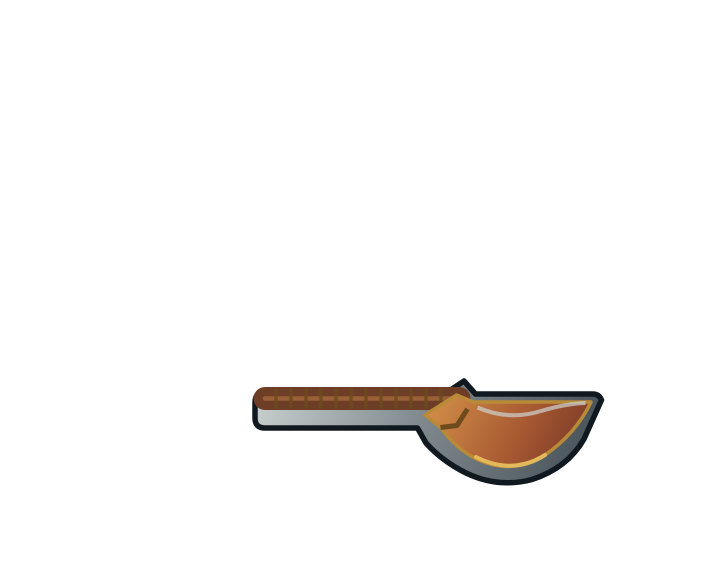
#> input picture assets/player/thread-spool-bearer/half-bell-cleaver.png, 1402 x 1122 px (shown at 1/2 size)
$ python -i complete_master_review.py   (imports and definitions only)
#> lines starting #> are read from the running program, lines starting #| are printed output that depends on the picture
#> further down, picture is the input picture: PIL image 1402x1122 RGBA; mean R, G, B, A 6.9, 5.2, 4, 13.9
from __future__ import annotations

import argparse
import json
import time
from pathlib import Path

from PIL import Image, ImageDraw, ImageFont

from complete_master_a2_contract import (
    A2_DRESSED_STACK,
    A2_GATE_ORDER,
    ensure_a2_review_state,
)
from complete_master_body import BODY_PART_IDS, BODY_STACK
from complete_master_contract import OVERLAY_PART_IDS, PART_IDS, sha256_file
from complete_master_lantern_tether import TETHER_CONNECTIONS


CANVAS = (1402, 1122)
FINAL_REVIEW_NAMES = (
    "master-uncovered",
    "master-dressed",
    "master-back-detail",
    "master-all-parts",
    "master-dressed-96px",
)
FINAL_REVIEW_GATES = {
    "dressedMaster": [
        "master-uncovered",
        "master-dressed",
        "master-back-detail",
        "master-all-parts",
    ],
    "smallScale": ["master-dressed-96px"],
    "animationReady": ["master-back-detail"],
}

A2_STRUCTURE_REVIEW_NAMES = (
    "a2-structure-uncovered",
    "a2-structure-mounted",
    "a2-shoulder-detail",
    "a2-all-parts",
)
A2_DRESSED_REVIEW_NAMES = (
    "a2-dressed",
    "a2-dressed-back-detail",
    "a2-dressed-layers",
)
A2_REVIEW_GATES = {
    "a2Structure": list(A2_STRUCTURE_REVIEW_NAMES),
    "a2DressedMaster": list(A2_DRESSED_REVIEW_NAMES),
    "a2Readiness": ["a2-dressed-96px", "a2-animation-space"],
}

DRESSED_STACK = A2_DRESSED_STACK

A2_STRUCTURE_STACK = tuple(
    part_id
    for part_id in A2_DRESSED_STACK
    if part_id
    not in {
        "half-bell-cleaver",
        "left-grip-overlay",
        "right-grip-overlay",
        "tether-back-connector",
        "tether-energy-middle",
        "tether-lantern-connector",
        "lantern-housing",
        "lantern-glow",
    }
)


# [41 lines left out: functions build_stack, _read, compose_master, _compose_stack, not called in this run]


def _blank_review() -> Image.Image:
    image = Image.new("RGBA", CANVAS, (0, 0, 0, 0))
    draw = ImageDraw.Draw(image)
    draw.rounded_rectangle((22, 22, 1379, 1099), radius=28, fill=(11, 16, 24, 255))
    draw.rounded_rectangle((46, 46, 1355, 1075), radius=20, fill=(17, 26, 38, 255), outline=(52, 70, 90, 255), width=3)
    return image


# [26 lines left out: functions _present_master, build_contact_sheet, not called in this run]


def build_small_scale_review(image: Image.Image, body_height: int = 96) -> Image.Image:
#> called with body_height = 96
    if body_height <= 0:
        raise ValueError("body_height must be positive")
    source_box = image.getchannel("A").getbbox()
#> source_box = (504, 756, 1209, 971)
    if source_box is None:
        raise ValueError("dressed master is empty")
    subject = image.crop(source_box)
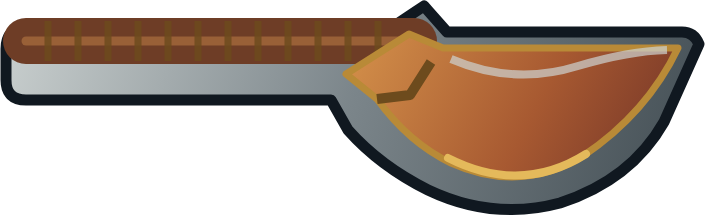
#> subject: PIL image 705x215 RGBA; mean R, G, B, A 71.5, 53.9, 41.2, 144.7; transparent parts drawn white
    width = max(1, round(subject.width * body_height / subject.height))
#> width = 315
    small = subject.resize((width, body_height), Image.Resampling.LANCZOS)
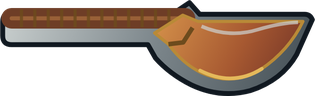
#> small: PIL image 315x96 RGBA; mean R, G, B, A 72.4, 54.4, 41.6, 144.7; transparent parts drawn white
    zoom = small.resize((small.width * 5, small.height * 5), Image.Resampling.NEAREST)
    review = _blank_review()
#> in _blank_review, `image = Image.new("RGBA", CANVAS, (0, 0, 0, 0))`: image: PIL image 1402x1122 RGBA; every value is 0
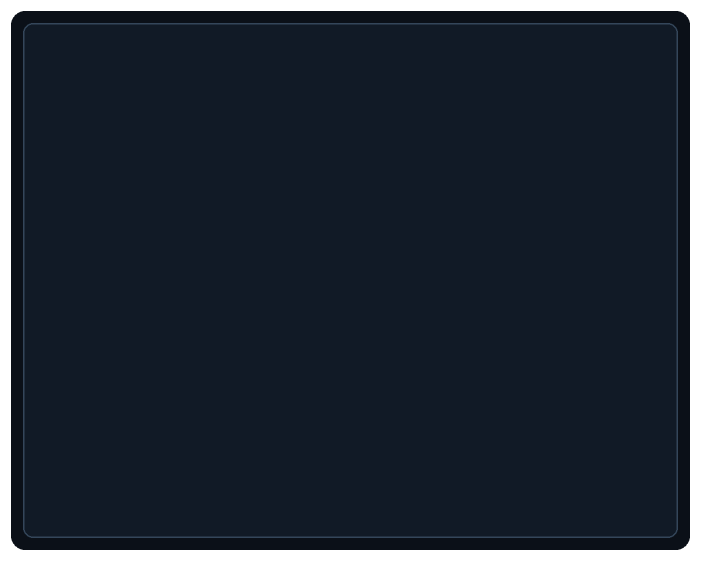
#> review: PIL image 1402x1122 RGBA (shown at 1/2 size); mean R, G, B, A 15.7, 23.8, 34.8, 237.2; transparent parts drawn white
    review.alpha_composite(small, (270 - small.width // 2, 660 - small.height))
    review.alpha_composite(zoom, (855 - zoom.width // 2, 720 - zoom.height // 2))
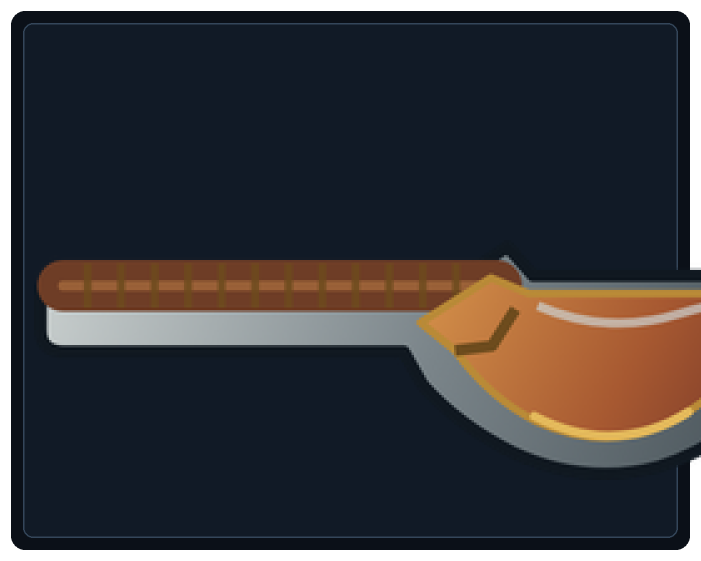
#> review: PIL image 1402x1122 RGBA (shown at 1/2 size); mean R, G, B, A 42.4, 40.8, 43.5, 238.5; transparent parts drawn white
    draw = ImageDraw.Draw(review)
    draw.rectangle((150, 680, 390, 686), fill=(81, 230, 205, 255))
    draw.rectangle((520, 990, 1190, 996), fill=(185, 138, 55, 255))
    review.meta = {
        "method": "single-composite-resize",
        "scaledSubjectSize": [small.width, small.height],
        "sourceAlphaBox": list(source_box),
    }
#> review.meta = {'method': 'single-composite-resize', 'scaledSubjectSize': [315, 96], 'sourceAlphaBox': [504, 756, 1209, 971]}
    return review


# [253 lines left out: functions _back_detail, _a2_shoulder_detail, _a2_dressed_layers_review, _a2_dressed_back_detail, render_a2_review_pack, render_final_pack and 1 more, not called in this run]


# [2 lines not run here, left out]

>>> from PIL import Image
>>> picture = Image.open('../../assets/player/thread-spool-bearer/half-bell-cleaver.png')
>>> result = build_small_scale_review(picture)
